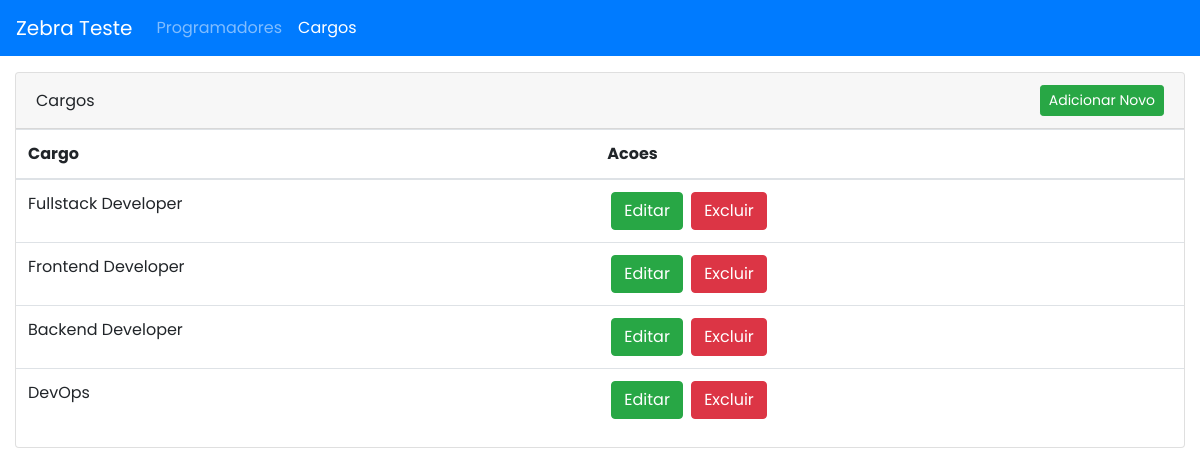
The page /index.php/cargos on the database its author committed.
### tables this page shows
CREATE TABLE IF NOT EXISTS `cargos` (
  `id` int(11) NOT NULL AUTO_INCREMENT,
  `cargo` varchar(100) NOT NULL,
  PRIMARY KEY (`id`)
);

### application/controllers/Cargos.php (called while the page is built, shortened)
<?php
class Cargos extends CI_Controller {
	public function index()
	{
		$data['title'] = 'Cargos';
		$this->load->model('cargos_model','cargos');
		$data['cargos'] = $this->cargos->getCargos();
		$this->load->view('subtemplates/header', $data);
		$this->load->view('lista_cargos', $data);
		$this->load->view('subtemplates/footer');
	}
}

### index.php (called while the page is built, shortened)
<?php
require_once BASEPATH.'core/CodeIgniter.php';

### application/models/Cargos_model.php (called while the page is built, shortened)
<?php
class Cargos_model extends CI_Model {
	public function getCargos() {
		$query = $this->db->get('cargos');
		return $query->result();
	}
}

### application/views/lista_cargos.php (the view, shortened to what this page needs)
<div class="container-fluid my-3">
    <div class="card">
        <div class="card-header justify-content-between d-flex align-items-center">
            <span><?php echo $title; ?></span>
            <button data-toggle="modal" data-target="#novocargo" class="btn btn-success btn-sm"
                id="modalcargo">Adicionar Novo</button>
        </div>
        <table class="table table-stripped" id="cargos">
            <thead>
                <tr>
                    <th scope="col">Cargo</th>
                    <th scope="col">Acoes</th>
                </tr>
            </thead>
            <tbody>
                <?php foreach ($cargos as $c) : ?>
                <tr>
                    <td><?php echo $c->cargo; ?></td>
                    <td>
                        <button onclick="editar(<?php echo $c->id?>,'<?php echo $c->cargo?>')"
                            class="btn btn-success mx-1">Editar</button>
                        <button class="btn btn-danger" onclick="apagarCargo(<?php echo $c->id?>)">Excluir</button></td>
                </tr>
                <?php endforeach; ?>
            </tbody>
        </table>
    </div>
</div>

### application/views/subtemplates/header.php (style rules this page uses)
* { font-family: 'Poppins', 'Helvetica'; }

### rows shown on the page
cargos: cargo "Fullstack Developer"
cargos: cargo "Frontend Developer"
cargos: cargo "Backend Developer"
cargos: cargo "DevOps"

### other values the page prints
$title "Cargos"
